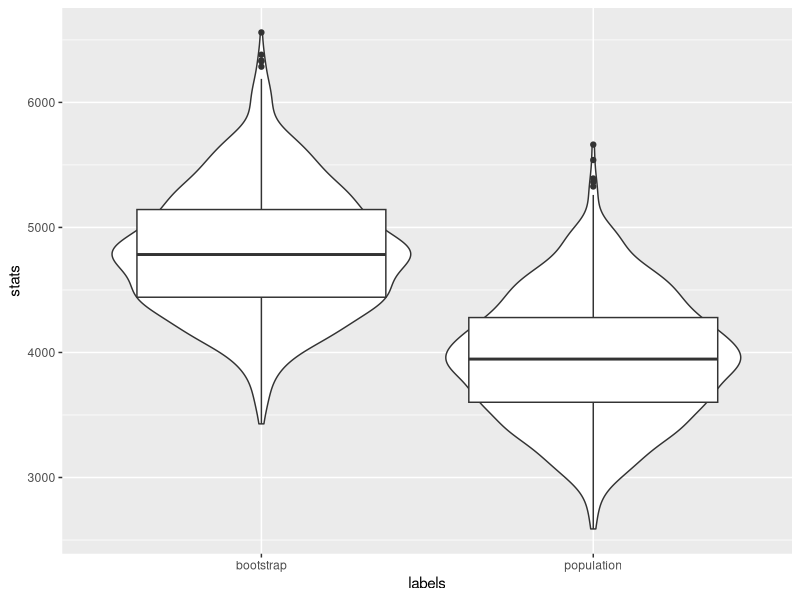
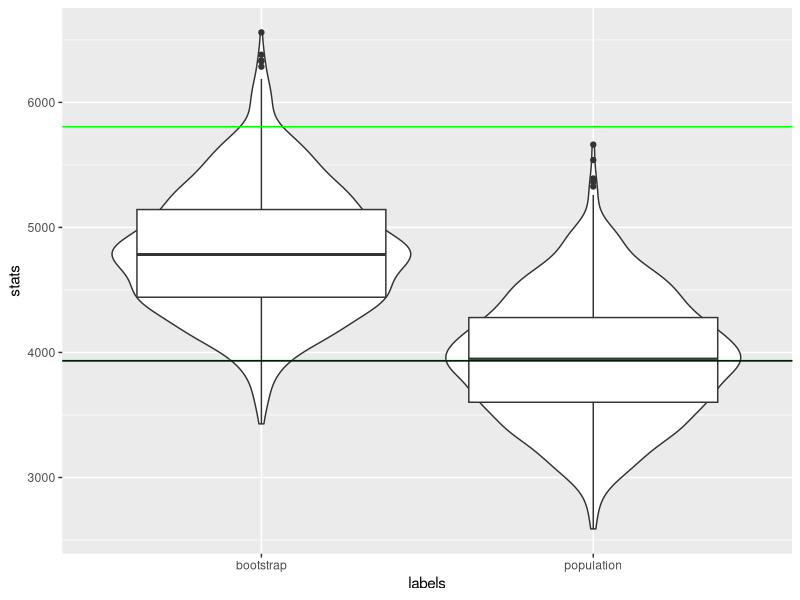
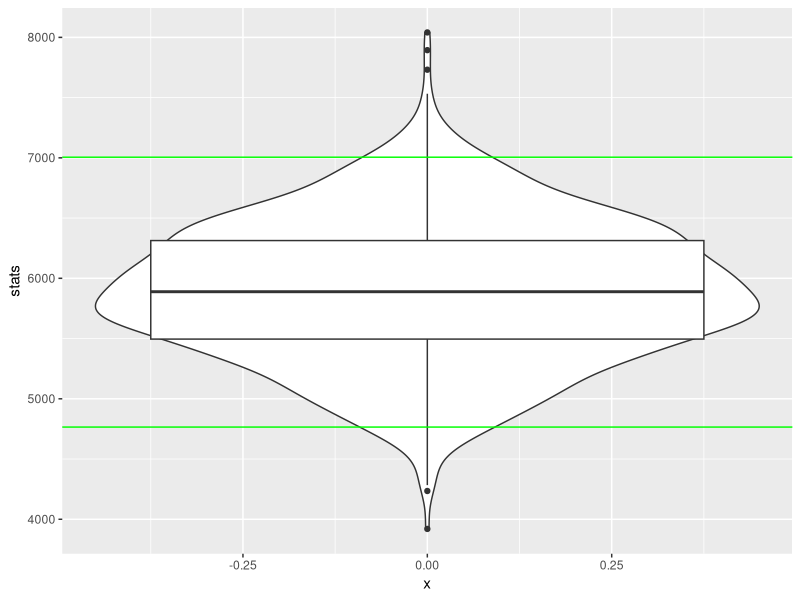

Source code (R) for these figures, in order:
## ---- chunk 1
knitr::opts_chunk$set(cache = FALSE)
## ---- chunk 2
set.seed(1)
sample(c(1,2,3,4),size=4,replace=TRUE)
sample(c(1,2,3,4),size=4,replace=TRUE)
sample(c(1,2,3,4),size=4,replace=TRUE)
sample(c(1,2,3,4),size=4,replace=TRUE)
sample(c(1,2,3,4),size=4,replace=TRUE)
## ---- chunk 3
library(ggplot2)
data(diamonds)
## ---- chunk 4
sample.size <- 64
set.seed(2)
dia64 <- sample(diamonds$price, size=sample.size)
dia64
## ---- chunk 5
set.seed(3)
bs1000 <- c()
for (i in 1:1000) {
  bs1000[i] <- mean(sample(dia64, size=sample.size, replace=TRUE))
}
head(bs1000)
## ---- chunk 6
set.seed(4)
dp1000 <- c(0)
for (i in 1:1000) {
  dp1000[i] = mean(sample(diamonds$price, size=sample.size))
}
head(dp1000)
## ---- chunk 7
labp <- cbind(rep('population',1000))
labb <- cbind(rep('bootstrap',1000))
labels <- rbind(labp, labb)
statp <- cbind(dp1000)
statb <- cbind(bs1000)
stats <- rbind(statp, statb)
df <- data.frame(stats=stats,labels=labels)
## ---- chunk 8
ggplot(data=df,mapping=aes(x=labels,y=stats)) + geom_violin() + geom_boxplot()
## ---- chunk 9
lo <- quantile(bs1000, probs=0.025)
hi <- quantile(bs1000, probs=0.975)
ggplot(data=df,mapping=aes(x=labels,y=stats)) + geom_violin() + geom_boxplot() + geom_hline(yintercept=lo,color="green") + geom_hline(yintercept=hi,color="green")+ geom_hline(yintercept=mean(diamonds$price),color="black")
## ---- chunk 10
set.seed(10)
sample.size <- 64
subpop <- subset(diamonds, color=="J")$price
mysample <- sample(subpop, size=sample.size)
## ---- chunk 11
set.seed(11)
bs1000 <- c()
for (i in 1:1000) {
  bs1000[i] <- mean(sample(mysample, size=sample.size, replace=TRUE))
}
confidence.level = 0.95
lowerlevel = (1-confidence.level)/2
upperlevel = confidence.level + (1-confidence.level)/2
ci <- quantile(bs1000, probs = c(lowerlevel, upperlevel))
ci
## ---- chunk 12
df <- data.frame(stats=bs1000)
ggplot(data=df,mapping=aes(x=0,y=stats)) + geom_violin() + geom_boxplot() + geom_hline(yintercept=ci[1],color="green") + geom_hline(yintercept=ci[2],color="green")
